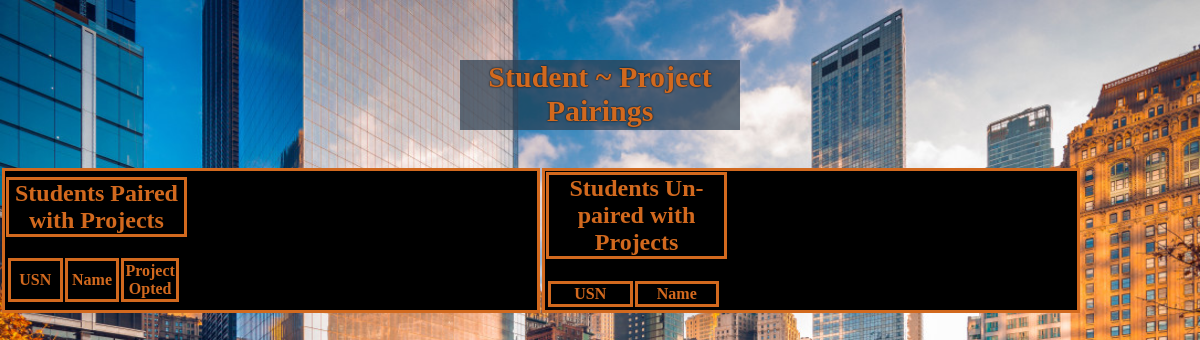
/modules/admin_view_students.php, run on an earlier commit of the app's database.
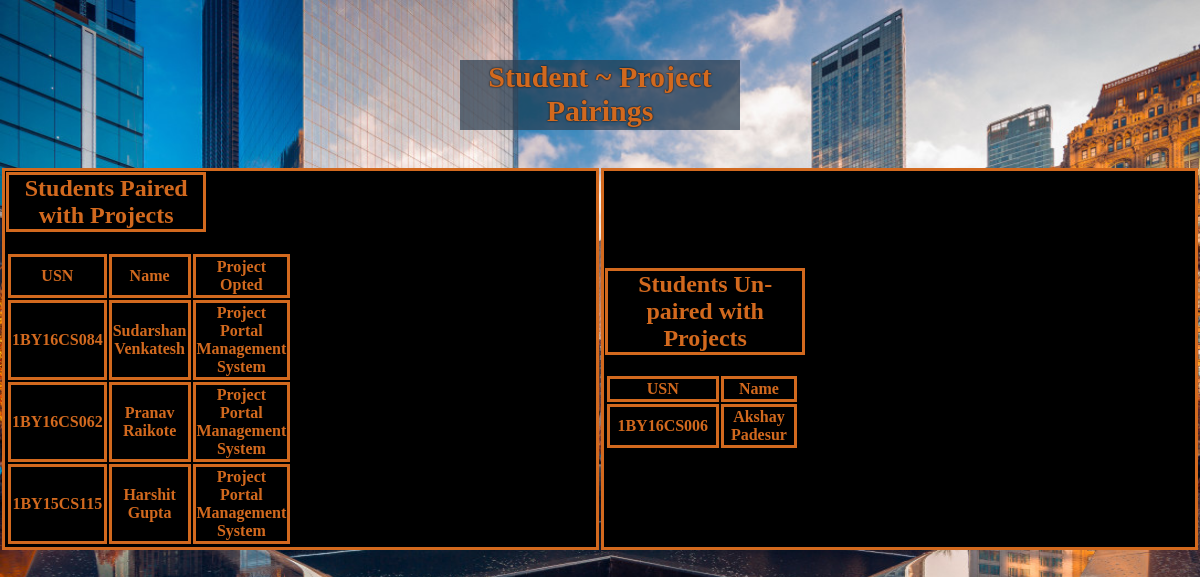
And on a later commit of the database.
### tables this page shows
CREATE TABLE `student` (
  `usn` varchar(10) NOT NULL,
  `name` varchar(25) NOT NULL,
  `email` varchar(25) DEFAULT NULL
);

CREATE TABLE `projects` (
  `project_id` int(11) NOT NULL,
  `project_name` varchar(45) NOT NULL,
  `subject_code` varchar(10) NOT NULL
);

### modules/admin_view_students.php (the view, shortened to what this page needs)
<html>
    <head>
    </head>
    <body>
        <div class="container">
            Student ~ Project Pairings
        </div><br><br>
        <table>
            <tr class="th_custom">
                <th class="th_custom">
                    <div>
                        <h2>Students Paired with Projects</h2>
                            <table class="table_modi">
                                <tr>
                                    <th>USN</th>
                                    <th>Name</th>
                                    <th>Project Opted</th>
                                </tr>
                            <?php
                                $host = "localhost";
                                $user="root";
                                $password="";
                                $db="demo";
                                $conn = mysqli_connect($host,$user,$password,$db);
                                $sql = "SELECT s.usn,s.name,p.project_name from student s,projects p,works_on w where w.usn=s.usn and w.project_id = p.project_id";
                                $result = $conn->query($sql);
                                while($row = $result->fetch_assoc()) {
                                    echo "<tr><th>".$row["usn"]."</th><th>".$row["name"]."</th><th>".$row["project_name"]."</th></tr>";
                                }
                            ?>
                            </table>
                    </div>
                </th>
                <th class="th_custom">
                <h2>Students Un-paired with Projects</h2>
                <table class="table_modi">
                                <tr>
                                    <th>USN</th>
                                    <th>Name</th>
                                </tr>
                            <?php
                                $host = "localhost";
                                $user="root";
                                $password="";
                                $db="demo";
                                $conn = mysqli_connect($host,$user,$password,$db);
                                $sql = "SELECT s.usn,s.name FROM `student` s WHERE s.usn not in(select w.usn from works_on w)";
                                $result = $conn->query($sql);
                                while($row = $result->fetch_assoc()) {
                                    echo "<tr><th>".$row["usn"]."</th><th>".$row["name"]."</th></tr>";
                                }
                            ?>
                            </table>
                </th>
            </tr>
        </table>
    </body>
</html>

### modules/admin_view_students.php (style rules this page uses)
body { margin: 0 auto; background-image: url("../img/background.jpg"); background-repeat: no-repeat; background-size: 100% 720px; }
.container { width: 280px; height: 70px; font-size: 30px; color:chocolate; text-shadow: 0 0 2px #000; text-align: center; margin: 0 auto; background-color: rgba(44, 62, 80,0.7); margin-top: 60px; font-weight:bolder; }
.table_modi { width: 33%; text-align:center; border-color: chocolate; background-color: black; color:chocolate; text-shadow: 0 0 2px #000; }
tr,th { border:solid black; width: 33%; text-align:center; border-color: chocolate; background-color: black; color:chocolate; text-shadow: 0 0 2px #000; }
h2 { border:solid black; width: 33%; text-align:center; border-color: chocolate; background-color: black; color:chocolate; text-shadow: 0 0 2px #000; }
table { margin: left; }
.th_custom { background-color: rgba(0, 0, 0, 0.4) text-align: center; }

What changed in the data, as far as the page shows it:
added student: usn "1BY16CS084", name "Sudarshan Venkatesh", projects.project_name "Project Portal Management System", shown under "Students Paired with Projects"
added student: usn "1BY16CS062", name "Pranav Raikote", projects.project_name "Project Portal Management System", shown under "Students Paired with Projects"
added student: usn "1BY15CS115", name "Harshit Gupta", projects.project_name "Project Portal Management System", shown under "Students Paired with Projects"
added student: usn "1BY16CS006", name "Akshay Padesur", shown under "Students Un-paired with Projects"
